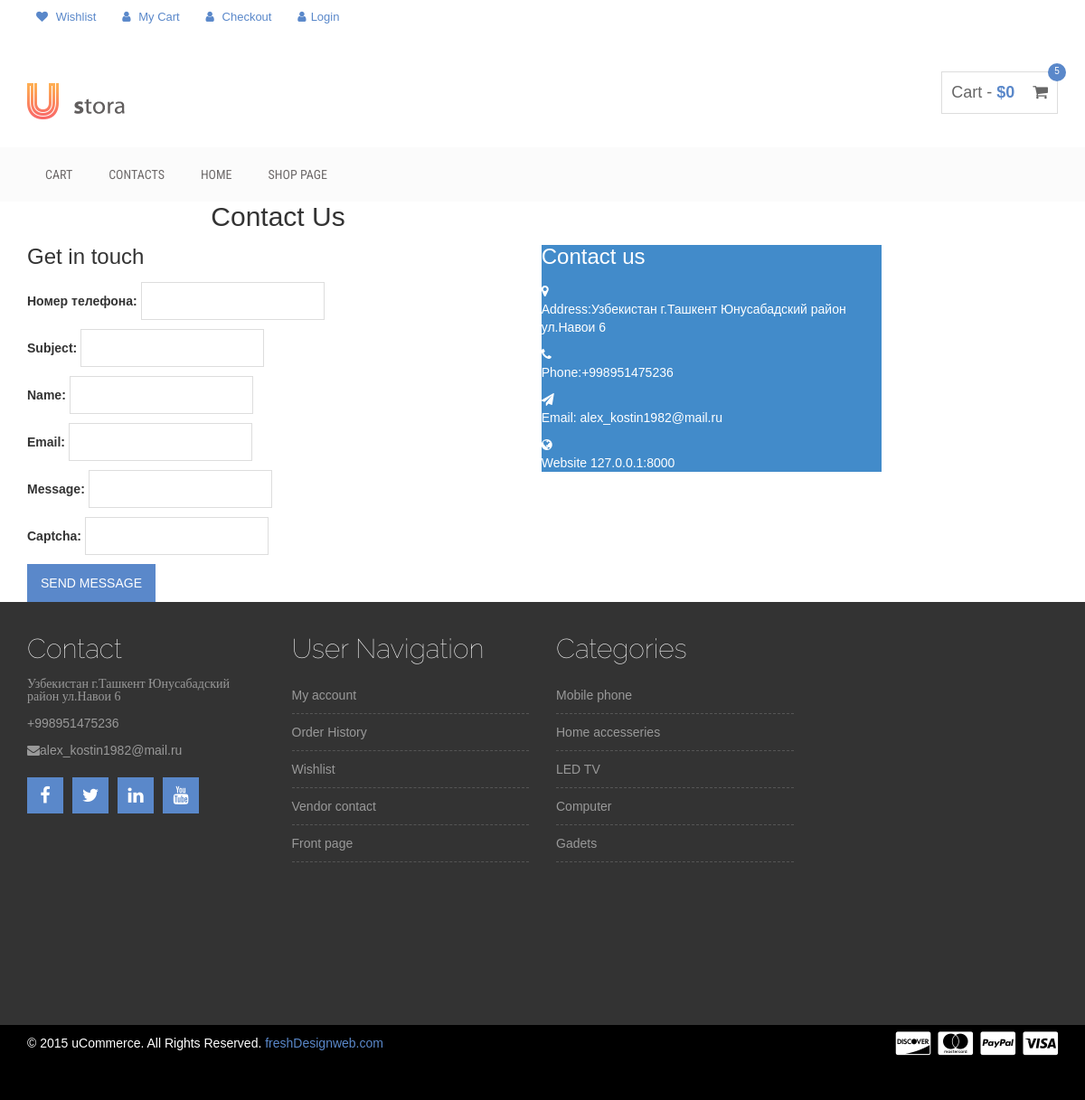
/contacts/, run on the app's committed database.
### mainpage/models.py (models this page shows, shortened)
class NavMenu(models.Model):
    title = models.CharField(verbose_name=_('Заголовок'), max_length=100 )
    url = models.CharField(verbose_name='Ссылка на страницу', max_length=100)
    class Meta:
        verbose_name = _('Меню Навигации')
        verbose_name_plural = _('Меню Навигации')
        ordering = ['title', ]

class PageBlock(models.Model):
    title = models.CharField(_('Заголовок'), max_length=250, blank=True)
    icon_class = models.CharField(_('Иконка'), max_length=255, blank=True)
    text = models.TextField(_('Текст'), blank=True)
    url = models.URLField(_('Ссылка'), blank=True)
    class Meta:
        abstract = True

class Social(PageBlock):
    class Meta:
        verbose_name =_('Социальная сеть')
        verbose_name_plural = _('Социальные сети')

### contacts/models.py (models this page shows, shortened)
class ContactPage(models.Model):
    adress = models.CharField(verbose_name='Адрес', max_length=50, blank=True)
    phone = models.CharField(verbose_name='Телефон', max_length=50, blank=True)
    email = models.EmailField(verbose_name='Email')
    website = models.CharField(verbose_name='Веб Сайт', max_length=50, blank=True)
    class Meta:
        verbose_name = 'Контакты'
        verbose_name_plural = 'Контакты'

### contacts/views.py (the view, shortened to what this page needs)
# urls.py: path('', ContactPageDetailView.as_view() , name='contact_page_form_view'),
class ContactPageDetailView(TemplateView):
    template_name = 'contacts/contact_page.html'
    form_class = ContactFormDB
    def get_context_data(self, **kwargs):
        context = super().get_context_data(**kwargs)
        context['form'] = self.form_class
        context['contacts'] = ContactPage.objects.get(pk=1)
        return context

### mainpage/templatetags/custom_tags.py (called while the page is built)
@register.simple_tag
def footer_social():
    social_items = Social.objects.all()
    social_block = f"""
        {"".join(f'<a href="{item.url}"><i class="{item.icon_class}"></i></a>' for item in social_items)}

    """
    return mark_safe(social_block)

@register.inclusion_tag('tags/footer_part_menu.html')
def footer_part_menu(title,*args):
    return {'items' : args,
            'title' : title}

@register.inclusion_tag('tags/footer_contact.html')
def footer_contact():
    contact = ContactPage.objects.get(pk=1)
    return {
        'contact' : contact,
    }

@register.inclusion_tag('tags/nav_menu.html')
def nav_menu():
    nav_items = NavMenu.objects.all()
    return {
        'nav_items' : nav_items,
    }

### templates/contacts/contact_page.html (shortened to what this page needs)
{% extends 'layout/base.html' %}
{% load static %}
{% block content %}
<section class="ftco-section">
    <div class="container">
        <div class="row justify-content-center">
            <div class="col-md-6 text-center mb-5">
                <h2 class="heading-section">Contact Us</h2>
            </div>
        </div>
        <div class="row justify-content-center">
            <div class="col-lg-10 col-md-12">
                <div class="wrapper">
                    <div class="row no-gutters">
                        <div class="col-md-7 d-flex align-items-stretch">
                            <div class="contact-wrap w-100 p-md-5 p-4">
                                <h3 class="mb-4">Get in touch</h3>
                                <form method="POST" action="{% url 'contacts:contact_page_form_view' %}">
                                    {{ form.as_p }}
                                    <input type="submit" value="Send message">
                                </form>
                            </div>
                        </div>
                        <div class="col-md-5 d-flex align-items-stretch">
                            <div class="info-wrap bg-primary w-100 p-lg-5 p-4">
                                <h3 class="mb-4 mt-md-4">Contact us</h3>
                                <div class="dbox w-100 d-flex align-items-start">
                                    <div class="icon d-flex align-items-center justify-content-center">
                                        <span class="fa fa-map-marker"></span>
                                    </div>
                                    <div class="text pl-3">
                                        <p><span>Address:</span>{{ contacts.adress }}</p>
                                    </div>
                                </div>
                                <div class="dbox w-100 d-flex align-items-center">
                                    <div class="icon d-flex align-items-center justify-content-center">
                                        <span class="fa fa-phone"></span>
                                    </div>
                                    <div class="text pl-3">
                                        <p><span>Phone:</span>{{ contacts.phone }}</p>
                                    </div>
                                </div>
                                <div class="dbox w-100 d-flex align-items-center">
                                    <div class="icon d-flex align-items-center justify-content-center">
                                        <span class="fa fa-paper-plane"></span>
                                    </div>
                                    <div class="text pl-3">
                                        <p><span>Email:</span> {{ contacts.email }}
                                        </p>
                                    </div>
                                </div>
                                <div class="dbox w-100 d-flex align-items-center">
                                    <div class="icon d-flex align-items-center justify-content-center">
                                        <span class="fa fa-globe"></span>
                                    </div>
                                    <div class="text pl-3">
                                        <p><span>Website</span> {{ contacts.website }}</p>
                                    </div>
                                </div>
                            </div>
                        </div>
                    </div>
                </div>
            </div>
        </div>
    </div>
</section>
{% endblock content %}

### templates/tags/nav_menu.html
{% for item in nav_items %}
    <li><a href="{% url item.url %}">{{ item.title }}</a></li>
{% endfor %}

### templates/tags/footer_contact.html (shortened to what this page needs)
<h4 class="footer-wid-title">Contact</h4>
<p class="mb-2"><i class="fa fa-map-marker-alt me-3">{{ contact.adress }}</i></p>
<p class="mb-2">{{ contact.phone }}</p>
<p class="mb-2"><i class="fa fa-envelope me-3"></i>{{ contact.email }}</p>

### static/css/style.css (style rules this page uses)
h1, h2, h3, h4, h5, h6 { margin: 0 0 15px; }
.mainmenu-area ul.navbar-nav li a { color: #6e6a6a; font-size: 14px; padding: 20px; }
.footer-wid-title { font-family: raleway; font-size: 30px; font-weight: 100;color: #fff }
.footer-social a { background: none repeat scroll 0 0 #5a88ca; color: #fff; display: inline-block; font-size: 20px; height: 40px; margin-bottom: 10px; margin-right: 10px; padding-top: 5px; text-align: center; width: 40px;border: 1px solid #5a88ca; }
a { color: #5a88ca }
input[type="text"], input[type="password"], input[type="email"], textarea { border: 1px solid #ddd; padding: 10px; }
input[type="submit"], button[type=submit] { background: none repeat scroll 0 0 #5a88ca; border: medium none; color: #fff; padding: 11px 20px; text-transform: uppercase; }

### static/css/responsive.css (style rules this page uses)
@media only screen and (min-width: 992px) and (max-width: 1280px) { input[type="submit"], button[type="submit"] { padding: 11px 15px; } }

### data on the page
NavMenu: title "CART"
NavMenu: title "CONTACTS"
NavMenu: title "HOME"
NavMenu: title "SHOP PAGE"
ContactPage: adress "Узбекистан г.Ташкент Юнусабадский район ул.Навои 6", phone "+998951475236", email "alex_kostin1982@mail.ru", website "127.0.0.1:8000"

### other printed values
{{ title }} "User Navigation Categories"
{{ item }} "My account" "Order History" "Wishlist" "Vendor contact" "Front page" "Mobile phone" "Home accesseries" "LED TV" "Computer" "Gadets"
